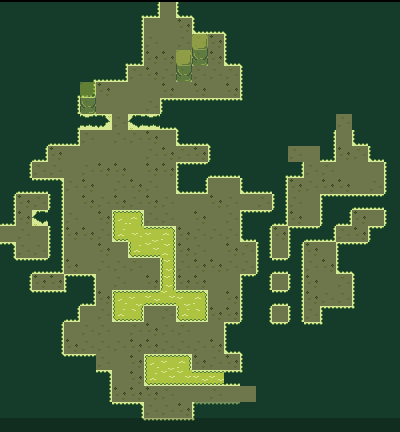

Rendered tile map (Tiled .tmx) drawn with the repository's tilesets; below, a short description and the map source with its tile grids summarised:
An orthogonal 25x27 tile map with 16x16 px tiles, 4 tile layers (background, collision, walls, foreground), 2 tilesets and 33 objects (12x pushblock, 6x ghost, 4x spawnpoint, 3x enemy, 3x door, ...).

<map version="1.0" orientation="orthogonal" width="25" height="27" tilewidth="16" tileheight="16">
 <properties>
  <property name="Music" value="SpiritGuardField" />
  <property name="Name" value="FIELD" />
 </properties>
 <tileset firstgid="1" name="tilemap" tilewidth="16" tileheight="16">
  <tileoffset x="0" y="2" />
  <image source="gfx/tilemap.png" width="160" height="320" />
 </tileset>
 <tileset firstgid="201" name="objects" tilewidth="16" tileheight="16">
  <image source="gfx/objects.png" width="192" height="16" />
 </tileset>
 <layer name="background" width="25" height="27" opacity="0.51">
  <data>[675 cells, 675 non-empty, 3 distinct tile ids]</data>
 </layer>
 <layer name="collision" width="25" height="27">
  <data>[675 cells, 449 non-empty, 32 distinct tile ids]</data>
 </layer>
 <layer name="walls" width="25" height="27" opacity="0.5">
  <data>[675 cells, 327 non-empty, 18 distinct tile ids]</data>
 </layer>
 <objectgroup name="objects" width="25" height="27">
  <object type="spawnpoint" gid="201" x="240" y="400">
   <properties>
    <property name="exitDirection" value="left" />
    <property name="name" value="fieldentrance" />
    <property name="targetmap" value="VillageToField" />
    <property name="targetspawn" value="fieldentrance" />
   </properties>
  </object>
  <object type="sign" gid="202" x="112" y="336">
   <properties>
    <property name="dialogue" value="Caution!|Dangerous Area" />
   </properties>
  </object>
  <object type="ghost" gid="208" x="272" y="288" />
  <object type="ghost" gid="208" x="272" y="288" />
  <object type="ghost" gid="208" x="368" y="192" />
  <object type="enemy" gid="203" x="352" y="176" />
  <object type="enemy" gid="203" x="144" y="224" />
  <object type="ghost" gid="208" x="144" y="272" />
  <object type="pushblock" gid="205" x="192" y="256" />
  <object type="pushblock" gid="205" x="192" y="256" />
  <object gid="205" x="160" y="336" />
  <object type="enemy" gid="203" x="192" y="272" />
  <object type="ghost" gid="208" x="96" y="192" />
  <object type="pushblock" gid="205" x="112" y="144" />
  <object type="pushblock" gid="205" x="160" y="48" />
  <object type="pushblock" gid="205" x="144" y="32" />
  <object type="pushblock" gid="205" x="176" y="32" />
  <object type="pushblock" gid="205" x="144" y="64" />
  <object type="pushblock" gid="205" x="176" y="64" />
  <object type="ghost" gid="208" x="160" y="64" />
  <object type="pushblock" gid="205" x="192" y="80" />
  <object type="spawnpoint" gid="201" x="160" y="16">
   <properties>
    <property name="exitDirection" value="down" />
    <property name="name" value="fieldtopob" />
    <property name="showmapname" value="" />
    <property name="targetmap" value="POB1" />
    <property name="targetspawn" value="fieldtopob" />
   </properties>
  </object>
  <object type="spawnpoint" gid="201" x="0" y="240">
   <properties>
    <property name="exitDirection" value="right" />
    <property name="name" value="fieldtopos1" />
    <property name="showmapname" value="" />
    <property name="targetmap" value="POS1" />
    <property name="targetspawn" value="fieldtopos1" />
   </properties>
  </object>
  <object name="FieldSwitch1" type="switch" gid="211" x="32" y="208">
   <properties>
    <property name="door" value="FieldDoor1" />
   </properties>
  </object>
  <object name="FieldDoor1" type="door" gid="210" x="0" y="240" />
  <object type="pushblock" gid="205" x="304" y="176" />
  <object type="pushblock" gid="205" x="320" y="192" />
  <object type="pushblock" gid="205" x="320" y="192" />
  <object name="FieldDoor2" type="door" gid="210" x="304" y="192" />
  <object name="FieldHitSwitch1" type="hitswitch" gid="212" x="320" y="272">
   <properties>
    <property name="door" value="FieldDoor2" />
   </properties>
  </object>
  <object name="FieldSwitch2" type="switch" gid="211" x="352" y="224">
   <properties>
    <property name="door" value="FieldDoor3" />
   </properties>
  </object>
  <object name="FieldDoor3" type="door" gid="210" x="336" y="128" />
  <object type="spawnpoint" gid="201" x="336" y="128">
   <properties>
    <property name="exitDirection" value="down" />
    <property name="name" value="fieldtobow1" />
    <property name="showmapname" value="" />
    <property name="targetmap" value="Bow1" />
    <property name="targetspawn" value="fieldtobow1" />
   </properties>
  </object>
 </objectgroup>
 <layer name="foreground" width="25" height="27" opacity="0.5">
  <data>[675 cells, 3 non-empty, 1 distinct tile ids]</data>
 </layer>
</map>
